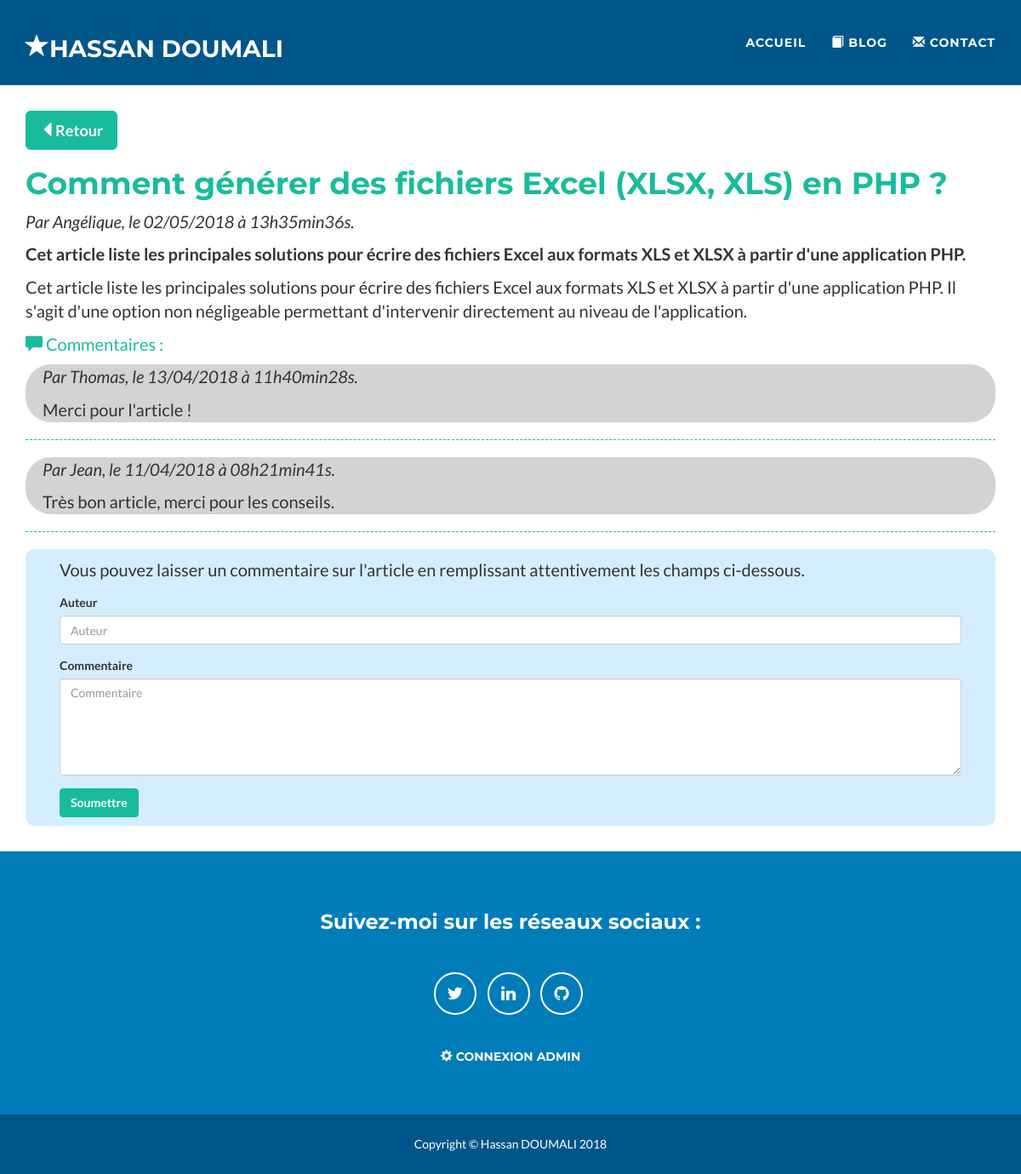
Screenshot of /index.php?action=article&id=3 with the database file from the repository.
### tables this page shows
CREATE TABLE IF NOT EXISTS `article` (
  `id` int(11) NOT NULL AUTO_INCREMENT,
  `title` varchar(255) NOT NULL,
  `chapo` varchar(255) NOT NULL,
  `content` varchar(1000) NOT NULL,
  `author` varchar(100) NOT NULL,
  `article_date` datetime NOT NULL,
  PRIMARY KEY (`id`)
);

CREATE TABLE IF NOT EXISTS `comment` (
  `id` int(11) NOT NULL AUTO_INCREMENT,
  `id_article` int(11) NOT NULL,
  `author` varchar(100) NOT NULL,
  `comment` varchar(255) NOT NULL,
  `comment_date` datetime NOT NULL,
  `approuve` int(11) NOT NULL,
  PRIMARY KEY (`id`)
);

### app/Controller/ControllerArticle.php (called while the page is built, shortened)
<?php
class ControllerArticle
{
  private $articles;
  private $comment;
  public function __construct() {
      $this->articles = new ArticleManager();
      $this->comment = new CommentManager();
  }
  public function article($articleId)
  {
      $article = $this->articles->getArticle($articleId);
      $comments = $this->comment->getComments($articleId);
      $vue = new View("Article");
      $vue->generer(array('article' => $article, 'comments' => $comments));
  }
}

### index.php (called while the page is built, shortened)
<?php
$routeur = new Router();
$routeur->routerRequest();

### app/Model/ArticleManager.php (called while the page is built, shortened)
<?php
class ArticleManager extends Model
{
  public function getArticle($articleId)
  {
    	$sql = 'SELECT id, title, chapo, content,author, DATE_FORMAT(article_date, \'%d/%m/%Y à %Hh%imin%ss\') AS article_date_fr FROM article WHERE id=?';
    	$request = $this->executerRequete($sql, array($articleId));
    	if ($request->rowCount() == 1) {
        $article = new Article($request->fetch());
        return $article;
      } else
          throw new \Exception("Aucun article ne correspond à l'identifiant '$articleId'");
  }
}

### app/lib/Configuration.php (called while the page is built, shortened)
<?php
class Configuration
{
    private static $parametres;
    public static function get($nom, $valeurParDefaut = null)
    {
        if (isset(self::getParametres()[$nom])) {
          $valeur = self::getParametres()[$nom];
        } else {
          $valeur = $valeurParDefaut;
        }
        return $valeur;
    }
    private static function getParametres()
    {
        if (self::$parametres == null) {
          $cheminFichier = "app/Config/prod.ini";
          if (!file_exists($cheminFichier)) {
            $cheminFichier = "app/Config/dev.ini";
          }
          if (!file_exists($cheminFichier)) {
            throw new Exception("Aucun fichier de configuration trouvé");
          } else {
              self::$parametres = parse_ini_file($cheminFichier);
          }
        }
        return self::$parametres;
    }
}

### app/lib/Model.php (called while the page is built, shortened)
<?php
abstract class Model
{
    private static $bdd;
    protected function executerRequete($sql, $params = null)
    {
        if ($params == null) {
            $resultat = self::getBdd()->query($sql);
        } else {
            $resultat = self::getBdd()->prepare($sql);
            $resultat->execute($params);
        }
        return $resultat;
    }
    private static function getBdd()
    {
        if (self::$bdd === null) {
            $dsn = Configuration::get("dsn");
            $login = Configuration::get("login");
            $mdp = Configuration::get("mdp");
            self::$bdd = new \PDO($dsn, $login, $mdp,
                    array(\PDO::ATTR_ERRMODE => \PDO::ERRMODE_EXCEPTION));
        }
        return self::$bdd;
    }
}

### app/Model/Article.php (called while the page is built, shortened)
<?php
class Article
{
	private $id;
	private $title;
	private $chapo;
	private $content;
	private $author;
	private $article_date_fr;
    public function hydrate(array $datas)
    {
	  foreach ($datas as $key => $value)
	  {
	    $method = 'set'.ucfirst($key);
      }
    }
    public function getId()
    {
    	return $this->id;
    }
    public function setId($id)
    {
    	$this->id = $id;
    }
    public function getTitle()
    {
    	return $this->title;
    }
    public function setTitle($title)
    {
    	$this->title = $title;
    }
    public function getChapo()
    {
    	return $this->chapo;
    }
    public function setChapo($chapo)
    {
    	$this->chapo = $chapo;
    }
    public function getContent()
    {
    	return $this->content;
    }
    public function setContent($content)
    {
    	$this->content = $content;
    }
    public function getAuthor()
    {
    	return $this->author;
    }
    public function setAuthor($author)
    {
    	$this->author = $author;
    }
    public function getArticle_date_fr()
    {
    	return $this->article_date_fr;
    }
    public function setArticle_date_fr($article_date_fr)
    {
    	$this->article_date_fr = $article_date_fr;
    }
}

### app/Model/CommentManager.php (called while the page is built, shortened)
<?php
class CommentManager extends Model
{
    public function getComments($articleId)
    {
		$sql = 'SELECT id, author, comment, DATE_FORMAT(comment_date, \'%d/%m/%Y à %Hh%imin%ss\') AS comment_date_fr FROM comment WHERE id_article=? AND approuve= 1 ORDER BY comment_date DESC';
		$request = $this->executerRequete($sql, array($articleId));
        return $request->fetchAll(\PDO::FETCH_CLASS, Comment::class);
    }
}

### app/Model/Comment.php (called while the page is built, shortened)
<?php
class Comment
{
	private $author;
	private $comment;
	private $comment_date_fr;
    public function getAuthor()
    {
    	return $this->author;
    }
    public function getComment()
    {
    	return $this->comment;
    }
    public function getComment_date_fr()
    {
    	return $this->comment_date_fr;
    }
}

### app/View/viewArticle.php (the view, shortened to what this page needs)
<div class="container" id="viewArticleComments">
	<p><a class="btn btn-primary btn-lg" id=btnreturn href="index.php?action=articles" role="button"><span class="glyphicon glyphicon-triangle-left" aria-hidden="true"></span>Retour</a></p>
	<h1><?= $this->clean($article->getTitle()) ?></h1>
	<p><em>Par <?= $this->clean($article->getAuthor()) ?>, le <?= $this->clean($article->getArticle_date_fr()) ?>.</em></p>
	<p><strong><?= $this->clean($article->getChapo()) ?></strong></p>
	<p><?= $this->clean($article->getContent()) ?></p>
	<p class="titlecomment"><span class="glyphicon glyphicon-comment" aria-hidden="true"></span> Commentaires :</p>
	<?php foreach ($comments as $comment): ?>
		<div class="contentcomment">
		<p><em>Par <?= $this->clean($comment->getAuthor()) ?>, le <?= $this->clean($comment->getComment_date_fr()) ?>.</em></p>
		<p><?= $this->clean($comment->getComment()) ?></p>
	    </div>
		<hr>
	<?php endforeach; ?>
	<form class="formarticle" method="POST" action="index.php?action=comment&id=<?= $article->getId() ?>">
		  <div class="form-group">
		  	 <p>Vous pouvez laisser un commentaire sur l'article en remplissant attentivement les champs ci-dessous.</p>
		  </div>
		  <div class="form-group">
		     <label for="exampleInputEmail1">Auteur</label>
		     <input type="text" class="form-control" id="exampleInputEmail1" name="author" placeholder="Auteur" required>
		  </div>
		  <div class="form-group">
		     <label for="exampleInputEmail1">Commentaire</label>
		     <textarea class="form-control" rows="5" name="comment" placeholder="Commentaire" required></textarea>
		  </div>
		  <button type="submit" class="btn btn-primary" id=btncomment>Soumettre</button>
	</form>
</div>

### rows the page displays
article: title "Comment générer des fichiers Excel (XLSX, XLS) en PHP ?", author "Angélique", chapo "Cet article liste les principales solutions pour écrire des fichiers Excel aux formats XLS et XLSX à partir d'une application PHP.", content "Cet article liste les principales solutions pour écrire des fichiers Excel aux formats XLS et XLSX à partir d'une application PHP. Il s'agit d'une option non négligeable permettant d'intervenir directement au niveau de l'application."
comment: author "Thomas", Comment_date_fr "13/04/2018 à 11h40min28s", comment "Merci pour l'article !"
comment: author "Jean", Comment_date_fr "11/04/2018 à 08h21min41s", comment "Très bon article, merci pour les conseils."

### other values shown
$this->clean($article->getArticle_date_fr()) "02/05/2018 à 13h35min36s"
